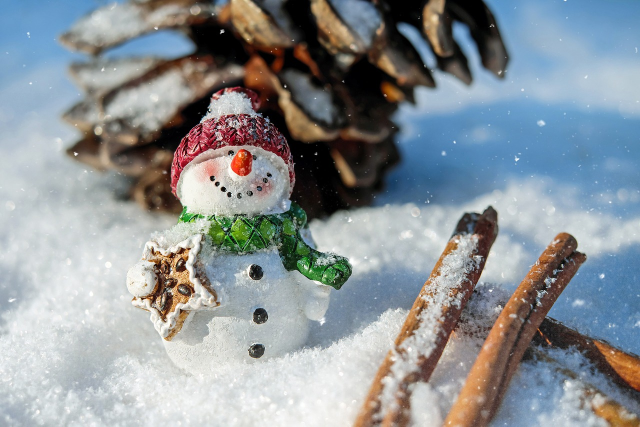
#> input picture img/snowman.png, 1280 x 853 px, found by its file name (shown at 1/2 size)
$ python 4_image_operation.py
#> lines starting #> are read from the running program, lines starting #| are printed output that depends on the picture; after the words box and inside, x2 and y2 are one past the last pixel; in counts of white or black regions, pixels touching at a corner belong together
import numpy as np
import cv2
from loguru import logger
"""
@Description 简单的图像操作

cv2.imread 读取后的图片被表示为一个 numpy.ndarray 类型的对象，其秩的维数为 3。
以左上角为原点，通过 img[高度值，宽度值]，可以获取对应点的像素。
    cv2.IMREAD_COLOR:     每个像素点是秩 = 1的数组，即[R,B,G]，三色通道。R|B|G -> 0~255
    cv2.IMREAD_GRAYSCALE: 每个像素点是一个int8的数字，其范围是 0~255 表示黑色的深度
"""
img = cv2.imread('img/snowman.png',cv2.IMREAD_COLOR)
#> img is the input picture: shape (853, 1280, 3); mean B, G, R 151, 146.8, 140.2

# 获取高度为20，宽度为30位置处的像素
px = img[20,30]
#> px = [202, 153, 97]
logger.info("像素点颜色: {}".format(px))

# 修改该像素点的颜色
img[55,55] = [255,255,255]
#> img: shape (853, 1280, 3); under 0.01% of pixels changed, all inside (x1, y1, x2, y2) = (55, 55, 56, 56)

# 修改高度 100:150 ，宽度 100:150 这块正方形内的所有像素的颜色，改为白色。
img[100:150,100:150] = [255,255,255]
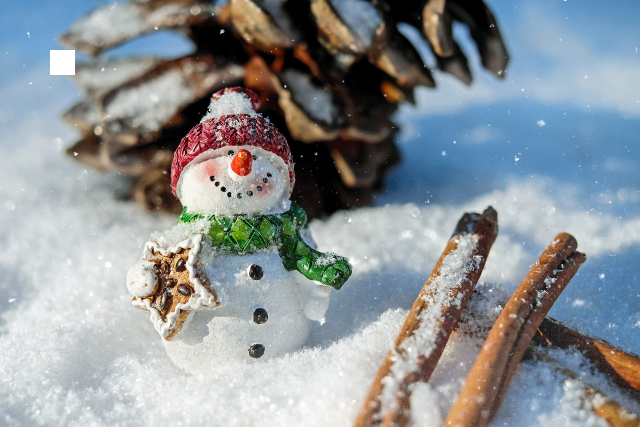
#> img: shape (853, 1280, 3) (shown at 1/2 size); mean B, G, R 151.1, 147, 140.5


# ndarray.shape 数组的维度，对于opencv:
#       cv2.IMREAD_COLOR:     (高度像素, 宽度像素, 通道数)
#       cv2.IMREAD_GRAYSCALE: (高度像素, 宽度像素)
#
# ndarray.size 数组元素的总个数, 等于 ndarray.shape 中所有值相乘
#
# ndarray.dtype 数组对象的元素类型，此处用 unit8 存储，因为颜色的范围是 0~255
logger.info("IMREAD_COLOR img.shape: {}".format(img.shape))
logger.info("IMREAD_COLOR img.size: {}".format(img.size))
logger.info("IMREAD_COLOR img.dtype: {}".format(img.dtype))

img_gray = cv2.imread('img/snowman.png',cv2.IMREAD_GRAYSCALE)
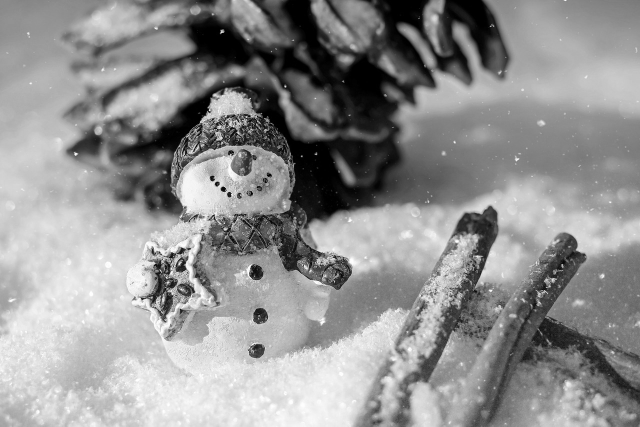
#> img_gray: shape (853, 1280) (shown at 1/2 size); min 0, max 255, mean 144.8
logger.info("IMREAD_GRAYSCALE img_gray.shape: {}".format(img_gray.shape))
logger.info("IMREAD_GRAYSCALE img_gray.size: {}".format(img_gray.size))
logger.info("IMREAD_GRAYSCALE img_gray.dtype: {}".format(img_gray.dtype))


# 截取一块图片
snowman = img[200:600,300:600]
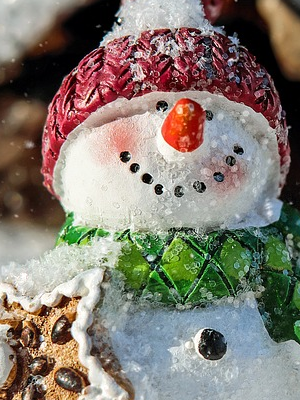
#> snowman: shape (400, 300, 3); mean B, G, R 113.3, 123.3, 131.7
img[200:600,800:1100] = snowman
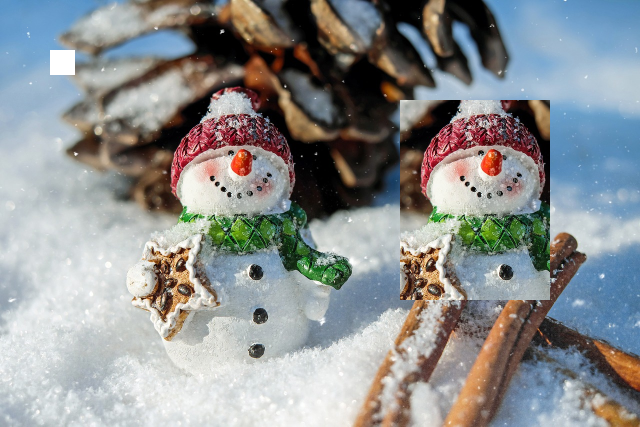
#> img: shape (853, 1280, 3) (shown at 1/2 size); 10.99% of pixels changed, all inside (x1, y1, x2, y2) = (800, 200, 1100, 600)

cv2.imshow('image',img)
cv2.waitKey(0)
cv2.destroyAllWindows()
